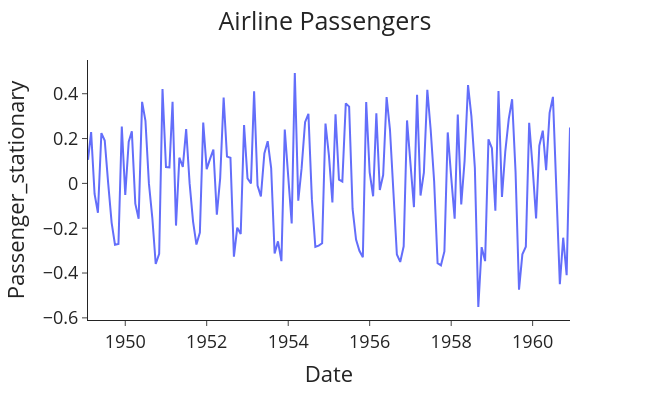

The cell this chart's notebook holds for it:
### Markdown cell above
The time series has a clear trend and obvious yearly seasonality that is increasing through time. Therefore, we need to make it stationary by carrying out differencing and applying the Box-Cox transform:

### Code cell
# Import packages
from scipy.stats import boxcox

# Make the target stationary
data['Passengers_boxcox'], lam = boxcox(data['#Passengers'])
data["Passenger_stationary"] = data["Passengers_boxcox"].diff()
data.dropna(inplace=True)

# Plot the stationary airline passenger data
plot_passenger_volumes(df=data, y='Passenger_stationary')

### Figure 1 — Plotly figure (JSON) as saved in the notebook; plotly's stock layout.template omitted (floating-point values rounded to 4 significant figures; data arrays with more than 128 entries replaced by an {"elided": "..."} marker saying what was removed)
{"data": [{"hovertemplate": "Date=%{x}<br>Passenger_stationary=%{y}<extra></extra>", "legendgroup": "", "line": {"color": "#636efa", "dash": "solid"}, "marker": {"symbol": "circle"}, "mode": "lines", "name": "", "orientation": "v", "showlegend": false, "type": "scatter", "x": {"elided": "143 str values"}, "xaxis": "x", "y": {"elided": "143 float values"}, "yaxis": "y"}], "layout": {"font": {"size": 18}, "height": 400, "legend": {"tracegroupgap": 0}, "margin": {"t": 60}, "title": {"text": "Airline Passengers", "x": 0.5}, "width": 650, "xaxis": {"anchor": "y", "domain": [0.0, 1.0], "title": {"text": "Date"}}, "yaxis": {"anchor": "x", "domain": [0.0, 1.0], "title": {"text": "Passenger_stationary"}}}}
